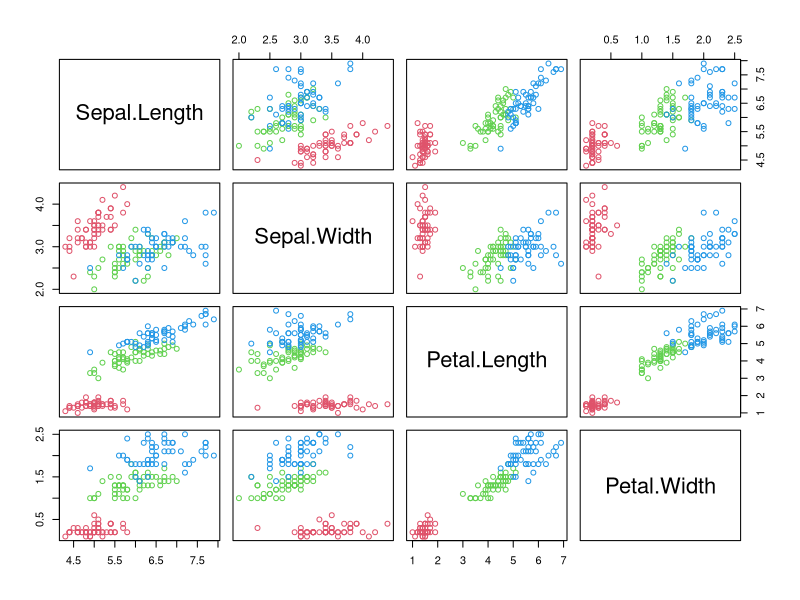
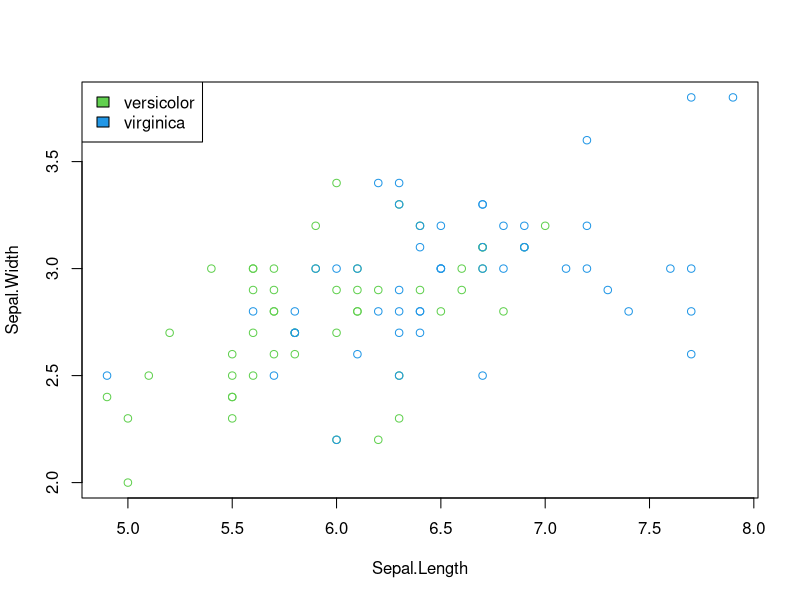
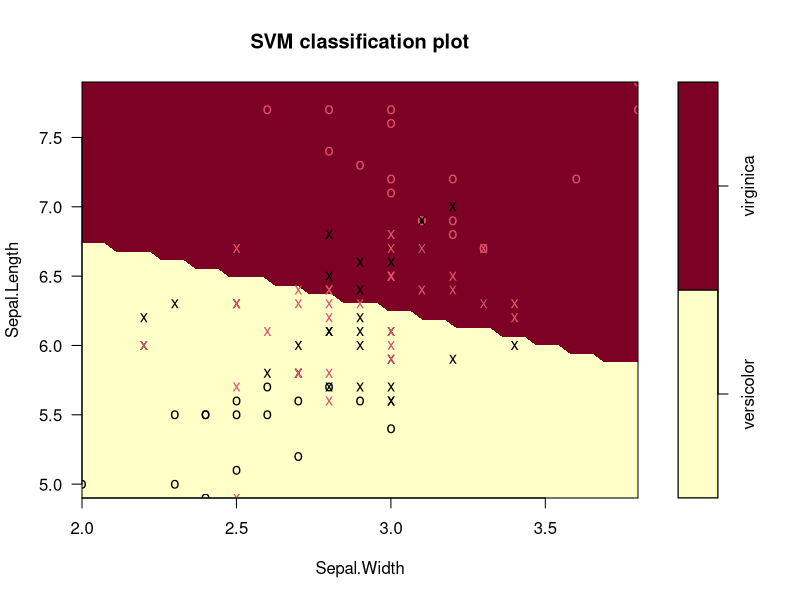
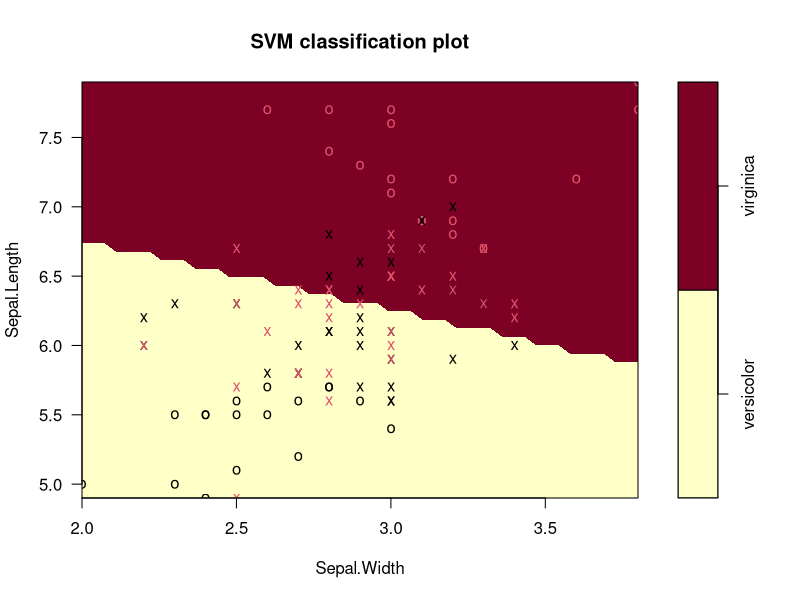
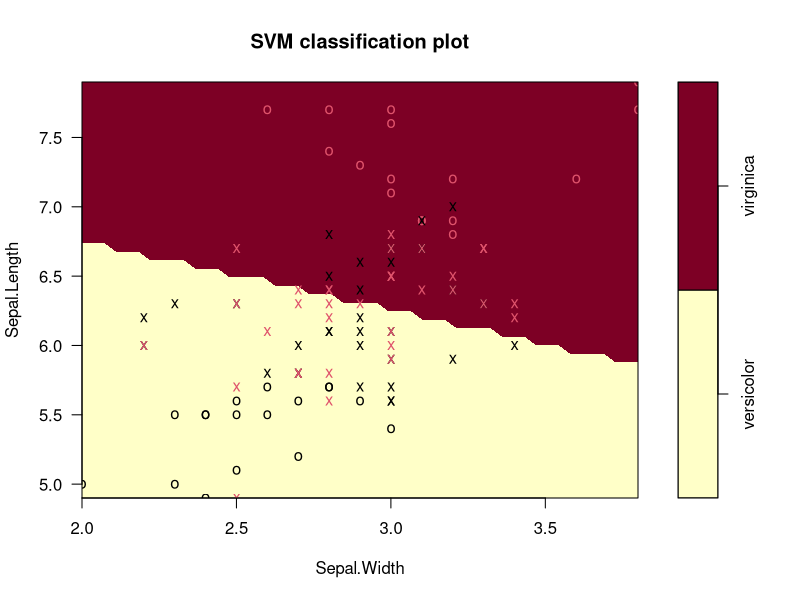
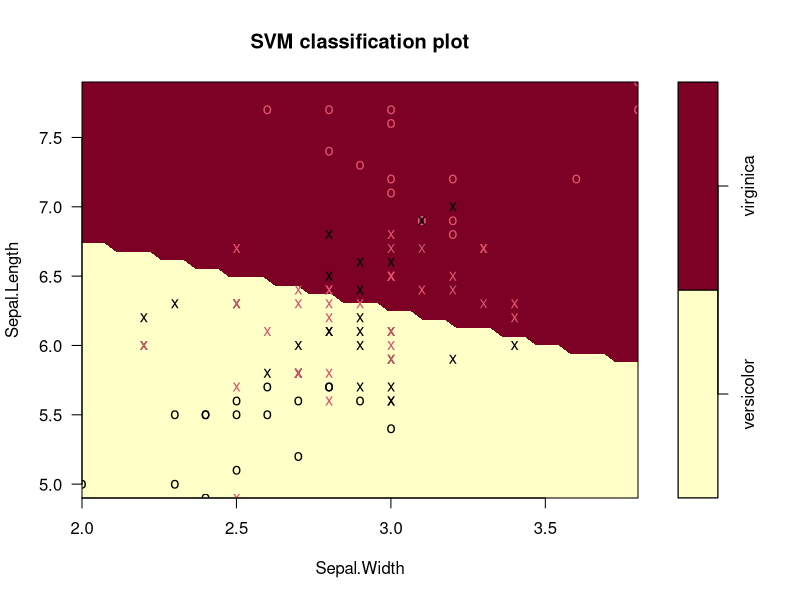
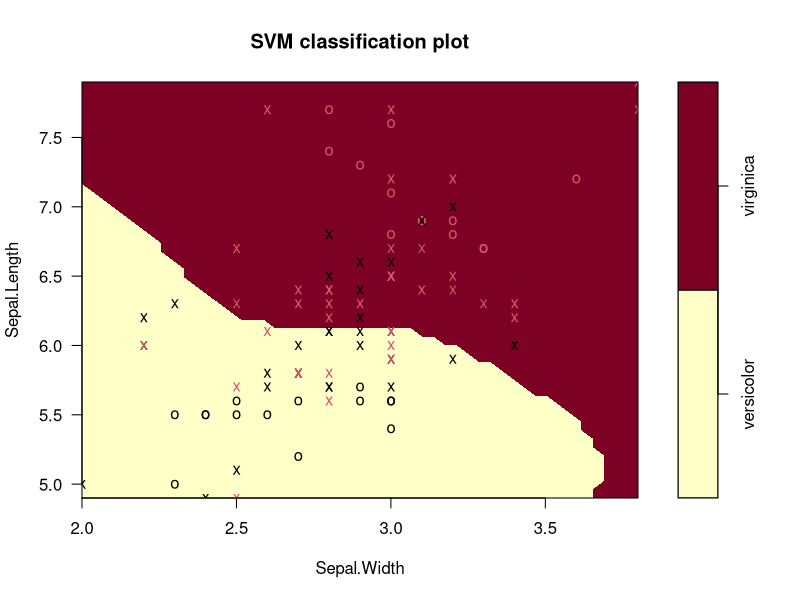
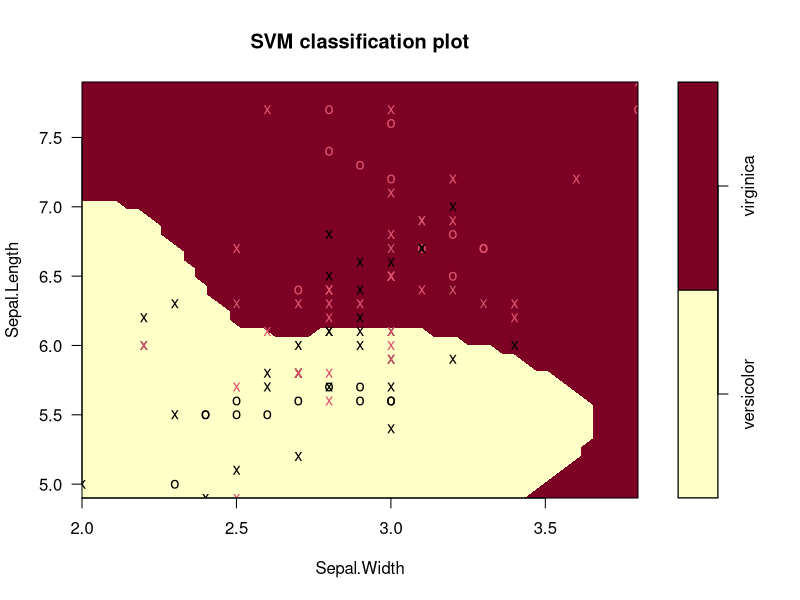

These figures' R source, in order:
############ INFO411/INFO911 Week 7 Lecture, Autumn 2020 ############
### Please see lecture slides for context and output ###

library(kernlab)
library(ROCR)
library(e1071)

data(iris)

pairs(iris[,-5],cex.labels=2,col=as.numeric(iris$Species)+1)

iris2 <- transform(subset(iris, Species!="setosa", c("Species","Sepal.Length","Sepal.Width")), Species=factor(Species))

plot(iris2[,2:3],col=as.numeric(iris$Species)+2)

legend("topleft", levels(iris$Species)[-1],fill=3:4, ncol=1)

svm.linear <- svm(Species~.,data=iris2,kernel="linear")
plot(svm.linear, data=iris2)

svm.linear10 <- svm(Species~.,data=iris2,kernel="linear",cost=10)
plot(svm.linear10, data=iris2)

svm.linear100 <- svm(Species~.,data=iris2,kernel="linear",cost=100)
plot(svm.linear100, data=iris2)

svm.linear1000 <- svm(Species~.,data=iris2,kernel="linear",cost=1000)
plot(svm.linear1000, data=iris2)

svm.radial <- svm(Species~.,data=iris2,kernel="radial")
plot(svm.radial, data=iris2)

svm.radial1 <- svm(Species~., data=iris2,kernel="radial",gamma=1)
plot(svm.radial1, data=iris2)

svm.radial1C100 <- svm(Species~., data=iris2,kernel="radial",gamma=1,cost=100)
plot(svm.radial1C100, data=iris2)

svm.radial1C1000 <- svm(Species~., data=iris2,kernel="radial",gamma=1,cost=1000)
plot(svm.radial1C1000, data=iris2)


svm.radial10 <- svm(Species~., data=iris2,kernel="radial",gamma=10)
plot(svm.radial10, data=iris2)

svm.radial100 <- svm(Species~., data=iris2,kernel="radial",gamma=100)
plot(svm.radial100, data=iris2)

svm.radialC100 <- svm(Species~., data=iris2,kernel="radial",cost=100)
plot(svm.radialC100, data=iris2)

table(iris2$Species,fitted(svm.radial))

table(iris2$Species,fitted(svm.radial100))

summary(svm.radial <- svm(Species~.,data=iris2,kernel="radial", cross=10))

summary(svm.radial100 <- svm(Species~.,data=iris2,kernel="radial", gamma=100, cross=10))

summary(tune.svm(Species~.,data=iris2,kernel="radial", gamma = 10^(-1:1), cost = 10^(-1:1)))

svm3.radial <- svm(Species~Sepal.Length+Sepal.Width,data=iris,cross=10)
plot(svm3.radial, data=iris, Sepal.Length~Sepal.Width)

summary(svm3.radial)

predict(svm3.radial, newdata=data.frame(Sepal.Width=3.4, Sepal.Length=6), decision.values=TRUE)

pred.radial <- predict(svm.radial,newdata=iris2,decision.values = TRUE)
y.hat.radial <- attr(pred.radial,"decision.values")

hist(y.hat.radial <- attr(predict(svm.radial, newdata=iris2, decision.values=TRUE),"decision.values"), breaks=40,main="",xlab="")

#library(ROCR)
pred.radial <- prediction(y.hat.radial, iris2$Species=="versicolor")
performance(pred.radial, "auc")@y.values[1]
perf.radial <- performance(pred.radial, "tpr", "fpr")
plot(perf.radial)
abline(0,1,lty=3)

y.hat.linear <- attr(predict(svm.linear, newdata=iris2, decision.values=TRUE),"decision.values")
pred.linear <- prediction(y.hat.linear, iris2$Species=="versicolor")
perf.linear<- performance(pred.linear, "tpr", "fpr")
plot(perf.radial, col=2)
plot(perf.linear, col=3, add=TRUE)
abline(0,1,lty=3)
legend("bottomright",c("RBF SVM", "Linear SVM"),lty=1,col=2:3)
